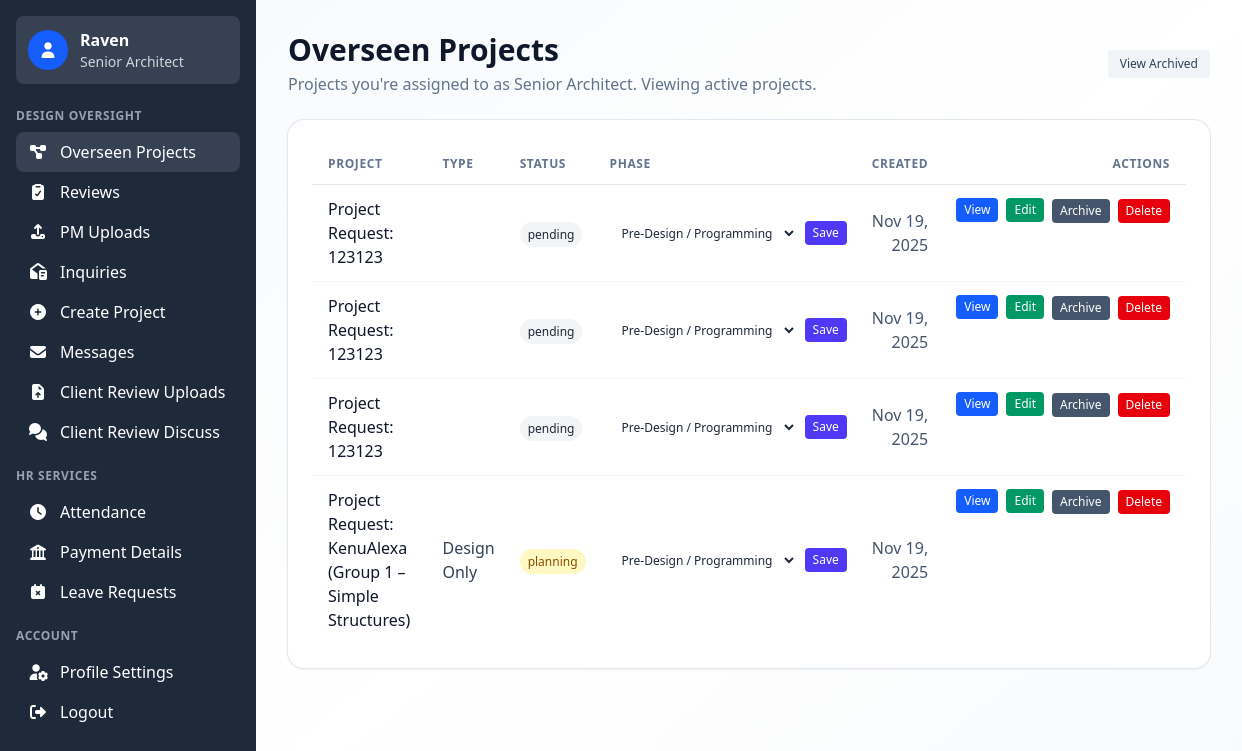
The page /employees/senior_architects/projects.php (signed in) on the database its author committed.
### tables this page shows
CREATE TABLE `projects` (
  `project_id` int(10) UNSIGNED NOT NULL,
  `project_code` varchar(50) DEFAULT NULL,
  `project_name` varchar(255) NOT NULL,
  `client_id` int(10) UNSIGNED DEFAULT NULL,
  `architect_id` int(10) UNSIGNED DEFAULT NULL,
  `project_manager_id` int(10) UNSIGNED DEFAULT NULL,
  `project_type` varchar(100) DEFAULT NULL,
  `status` varchar(50) NOT NULL DEFAULT 'pending',
  `description` text DEFAULT NULL,
  `location` varchar(255) DEFAULT NULL,
  `start_date` date NOT NULL,
  `end_date` date DEFAULT NULL,
  `budget` decimal(15,2) DEFAULT NULL,
  `project_image` varchar(255) DEFAULT NULL,
  `created_at` timestamp NOT NULL DEFAULT current_timestamp(),
  `created_by` int(11) DEFAULT NULL,
  `size_sq_m` decimal(10,2) DEFAULT NULL,
  `location_text` varchar(255) DEFAULT NULL,
  `estimated_end_date` date DEFAULT NULL,
  `budget_amount` decimal(14,2) DEFAULT NULL,
  `phase` varchar(64) DEFAULT 'Pre-Design / Programming',
  `is_archived` tinyint(1) NOT NULL DEFAULT 0,
  `is_deleted` tinyint(1) NOT NULL DEFAULT 0
);

### employees/senior_architects/projects.php (the view, shortened to what this page needs)
<?php
$ALLOWED_PHASES = [
  'Pre-Design / Programming',
  'Schematic Design (SD)',
  'Design Development (DD)',
  'Final Design'
];
$projects = [];
try {
  $db = getDB();
  $db->setAttribute(PDO::ATTR_ERRMODE, PDO::ERRMODE_EXCEPTION);
  $stmt = $db->prepare('SELECT employee_id FROM employees WHERE user_id=? LIMIT 1');
  $stmt->execute([$_SESSION['user_id']]);
  $emp = $stmt->fetch(PDO::FETCH_ASSOC);
  $employeeId = (int)$emp['employee_id'];
  $showArchived = (isset($_GET['archived']) && $_GET['archived']=='1');
  $filter = $showArchived ? 'p.is_archived=1' : 'p.is_archived=0';
  $filter .= ' AND (p.is_deleted=0 OR p.is_deleted IS NULL)';
  $sql = "SELECT DISTINCT p.project_id, p.project_code, p.project_name, p.project_type, p.status, p.phase, p.project_manager_id, p.created_at, p.is_archived, p.is_deleted
          FROM project_senior_architects psa
          JOIN projects p ON p.project_id = psa.project_id
          WHERE psa.employee_id = ? AND $filter
          ORDER BY p.created_at DESC";
  $stmt = $db->prepare($sql);
  $stmt->execute([$employeeId]);
  $projects = $stmt->fetchAll(PDO::FETCH_ASSOC);
} catch (Throwable $e) { $errorMsg = $e->getMessage(); }
include __DIR__ . '/../../backend/core/header.php';
?>
<main class="min-h-screen bg-gradient-to-br from-slate-50 via-white to-slate-50">
  <div class="max-w-full px-4 sm:px-6 lg:px-8 py-8">
    <div class="flex items-center justify-between mb-6">
      <div>
        <h1 class="text-2xl sm:text-3xl font-bold text-slate-900">Overseen Projects <?php if(isset($showArchived) && $showArchived) echo '(Archived)'; ?></h1>
        <p class="text-slate-500 mt-1">Projects you're assigned to as Senior Architect. <?php echo $showArchived? 'Viewing archived projects.' : 'Viewing active projects.'; ?></p>
      </div>
      <div class="flex items-center gap-3">
        <?php if(!$showArchived): ?>
          <a href="?archived=1" class="text-xs px-3 py-1.5 rounded bg-slate-100 text-slate-700 hover:bg-slate-200">View Archived</a>
        <?php else: ?>
          <a href="?" class="text-xs px-3 py-1.5 rounded bg-slate-100 text-slate-700 hover:bg-slate-200">View Active</a>
        <?php endif; ?>
      </div>
    </div>
    <div class="rounded-2xl ring-1 ring-slate-200 bg-white p-6 shadow-sm">
      <div class="overflow-x-auto -mx-4 sm:mx-0">
        <table class="min-w-full divide-y divide-slate-200">
          <thead>
            <tr class="text-left text-xs font-medium uppercase tracking-wider text-slate-500">
              <th class="py-3 pr-3 pl-4">Project</th>
              <th class="py-3 px-3">Type</th>
              <th class="py-3 px-3">Status</th>
              <th class="py-3 px-3">Phase</th>
              <th class="py-3 pl-3 pr-4 text-right">Created</th>
              <th class="py-3 pl-3 pr-4 text-right">Actions</th>
            </tr>
          </thead>
          <tbody class="divide-y divide-slate-100">
            <?php if (empty($projects)): ?>
              <tr><td colspan="4" class="py-6 text-center text-slate-500">No overseen projects yet.</td></tr>
            <?php else: foreach ($projects as $p): ?>
              <tr class="hover:bg-slate-50">
                <td class="py-3 pr-3 pl-4">
                  <div class="font-medium text-slate-900"><?php echo htmlspecialchars($p['project_name']); ?></div>
                </td>
                <td class="py-3 px-3 text-slate-700"><?php
                  $ptype = strtolower((string)($p['project_type'] ?? ''));
                  $ptypeLabel = $ptype === 'fit_out' ? 'Fit In' : ($ptype === 'design_only' ? 'Design Only' : ucwords(str_replace('_',' ', $ptype)));
                  echo htmlspecialchars($ptypeLabel);
                ?></td>
                <td class="py-3 px-3">
                  <?php
                    $st = $p['status'];
                    $cls = 'bg-gray-100 text-gray-800';
                    if ($st === 'planning') $cls = 'bg-yellow-100 text-yellow-800';
                    elseif ($st === 'design') $cls = 'bg-blue-100 text-blue-800';
                    elseif ($st === 'construction') $cls = 'bg-purple-100 text-purple-800';
                    elseif ($st === 'completed') $cls = 'bg-green-100 text-green-800';
                  ?>
                  <span class="px-2 py-1 rounded-full text-xs font-medium <?php echo htmlspecialchars($cls); ?>"><?php echo htmlspecialchars($st); ?></span>
                </td>
                <td class="py-3 px-3">
                  <?php $phaseVal = $p['phase'] ?? 'Pre-Design / Programming'; ?>
                  <form method="post" class="flex items-center gap-2">
                    <select name="phase" class="text-xs rounded border-slate-300 focus:ring-indigo-500 focus:border-indigo-500 py-1 px-2">
                      <?php foreach ($ALLOWED_PHASES as $ph): ?>
                        <option value="<?php echo htmlspecialchars($ph); ?>" <?php echo ($ph === $phaseVal ? 'selected' : ''); ?>><?php echo htmlspecialchars($ph); ?></option>
                      <?php endforeach; ?>
                    </select>
                    <button type="submit" name="update_phase" value="1" class="px-2 py-1 text-xs rounded bg-indigo-600 text-white hover:bg-indigo-700">Save</button>
                  </form>
                </td>
                <td class="py-3 pl-3 pr-4 text-right text-slate-600"><?php echo htmlspecialchars(date('M j, Y', strtotime($p['created_at']))); ?></td>
                <td class="py-3 pl-3 pr-4 text-right flex items-center justify-end gap-2">
                  <a href="/ArchiFlow/employees/senior_architects/project-details.php?project_id=<?php echo (int)$p['project_id']; ?>" class="px-2 py-1 text-xs rounded bg-blue-600 text-white hover:bg-blue-700">View</a>
                  <a href="/ArchiFlow/employees/senior_architects/project-edit.php?project_id=<?php echo (int)$p['project_id']; ?>" class="px-2 py-1 text-xs rounded bg-emerald-600 text-white hover:bg-emerald-700">Edit</a>
                  <?php if (empty($p['is_archived'])): ?>
                    <form method="post" class="inline" onsubmit="return confirm('Archive this project? You can unarchive later.');">
                      <button type="submit" name="archive_project" value="1" class="px-2 py-1 text-xs rounded bg-slate-600 text-white hover:bg-slate-700">Archive</button>
                    </form>
                  <?php endif; ?>
                  <form method="post" onsubmit="return confirm('Delete this project? This will soft-delete if allowed (no review history). Continue?');" class="inline">
                    <button type="submit" name="delete_project" value="1" class="px-2 py-1 text-xs rounded bg-red-600 text-white hover:bg-red-700">Delete</button>
                  </form>
                </td>
              </tr>
            <?php endforeach; endif; ?>
          </tbody>
        </table>
      </div>
    </div>
  </div>

### backend/core/header.php (style rules this page uses)
html { scroll-behavior: smooth; }

### rows shown on the page
projects: project_name "Project Request: 123123", status "pending", phase "Pre-Design / Programming", created_at "Nov 19, 2025"
projects: project_name "Project Request: 123123", status "pending", phase "Pre-Design / Programming", created_at "Nov 19, 2025"
projects: project_name "Project Request: 123123", status "pending", phase "Pre-Design / Programming", created_at "Nov 19, 2025"
projects: project_name "Project Request: KenuAlexa (Group 1 – Simple Structures)", project_type "Design Only", status "planning", phase "Pre-Design / Programming", created_at "Nov 19, 2025"

### other values the page prints
$_SESSION['first_name'] "Raven"
$_SESSION['position'] "Senior Architect"
